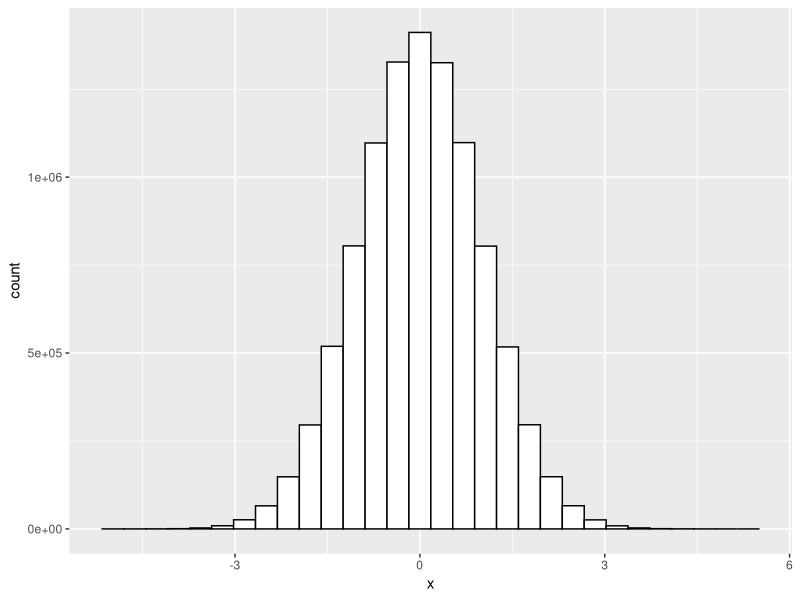
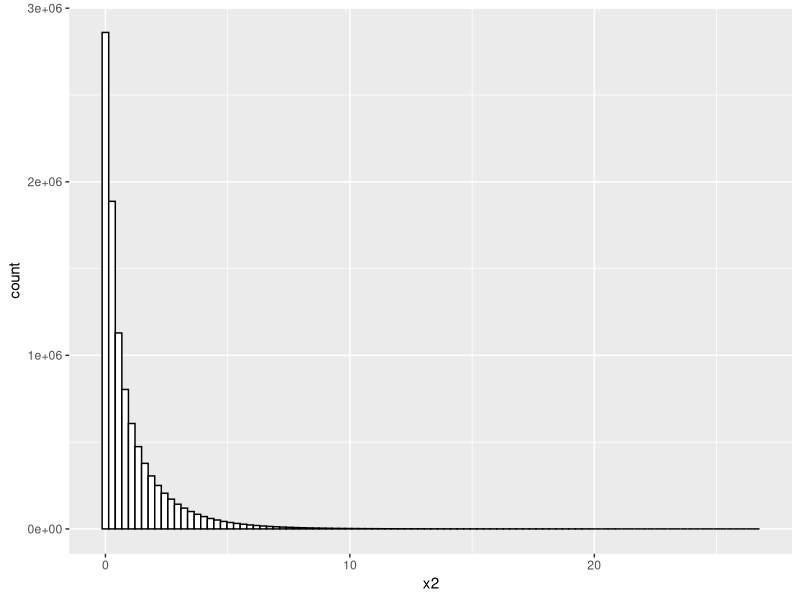
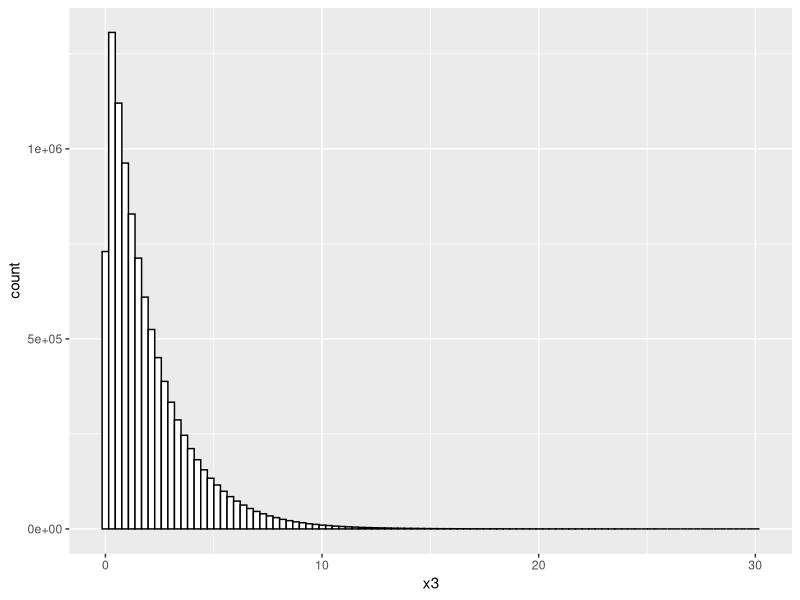
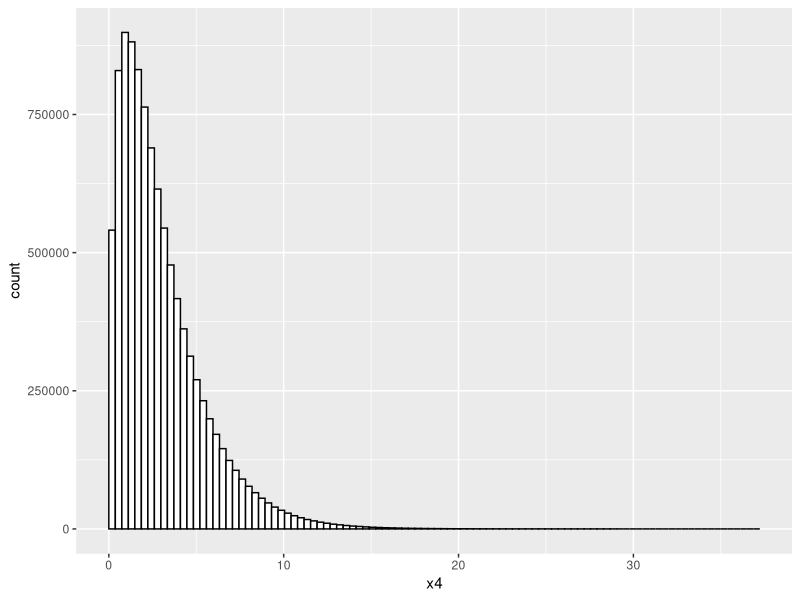
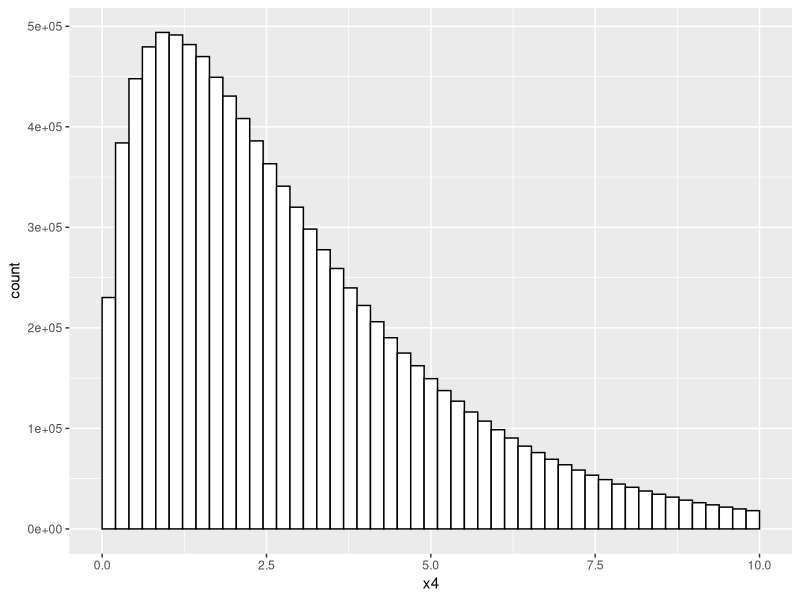
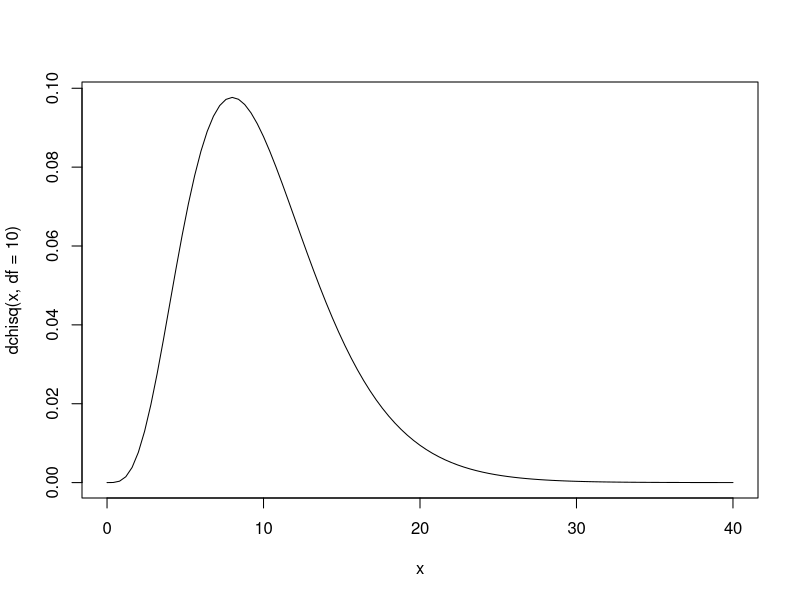
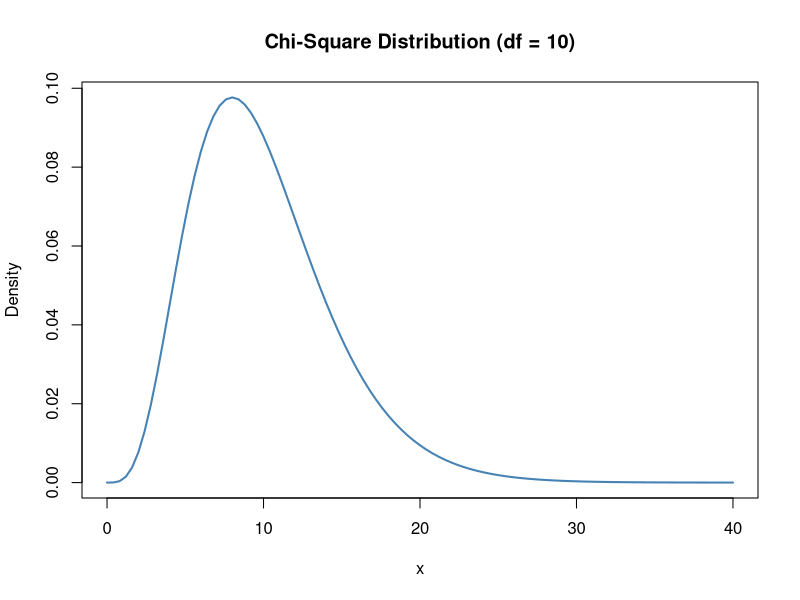
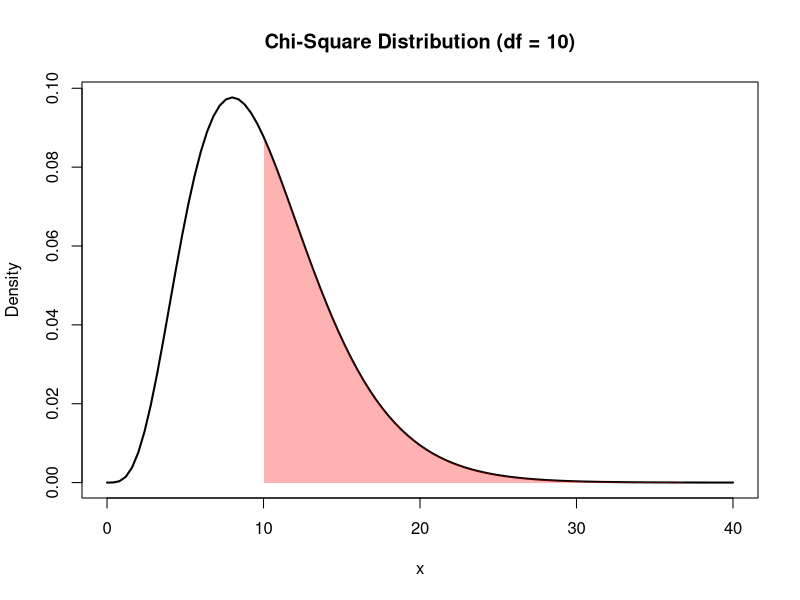

The R source for these figures, in order:
### Chi-squared

x <- rnorm(10000000)
x <- data.frame(x)
x$x2 <- x$x^2

library(tidyverse)
ggplot(x, aes(x)) + geom_histogram(fill='white',color='black')

ggplot(x, aes(x2)) + geom_histogram(fill='white',color='black', bins=100)

mean(x$x2)
var(x$x2)

#2df
x$x3 <- x$x^2 + sample(x$x^2)
ggplot(x, aes(x3)) + geom_histogram(fill='white',color='black', bins=100)

#3df
x$x4 <- x$x^2 + sample(x$x^2)+ sample(x$x^2)
ggplot(x, aes(x4)) + geom_histogram(fill='white',color='black', bins=100, boundary = 0)


ggplot(x, aes(x4)) + 
  geom_histogram(fill='white',color='black', bins=50, boundary = 0)+
  xlim(0,10)

###  https://www.statology.org/plot-chi-square-distribution-in-r/

curve(dchisq(x, df = 10), from = 0, to = 40)

curve(dchisq(x, df = 10), from = 0, to = 40,
      main = 'Chi-Square Distribution (df = 10)', #add title
      ylab = 'Density', #change y-axis label
      lwd = 2, #increase line width to 2
      col = 'steelblue') #change line color to steelblue



#create density curve
curve(dchisq(x, df = 10), from = 0, to = 40,
      main = 'Chi-Square Distribution (df = 10)',
      ylab = 'Density',
      lwd = 2)

#create vector of x values
x_vector <- seq(10, 40)

#create vector of chi-square density values
p_vector <- dchisq(x_vector, df = 10)

#fill in portion of the density plot from 0 to 40
polygon(c(x_vector, rev(x_vector)), c(p_vector, rep(0, length(p_vector))),
        col = adjustcolor('red', alpha=0.3), border = NA)


#create density curve
curve(dchisq(x, df = 10), from = 0, to = 40,
      main = 'Chi-Square Distribution (df = 10)',
      ylab = 'Density',
      lwd = 2)

#create vector of x values
x_vector <- seq(0, 10)

#create vector of chi-square density values
p_vector <- dchisq(x_vector, df = 10)

#fill in portion of the density plot from 0 to 10
polygon(c(x_vector, rev(x_vector)), c(p_vector, rep(0, length(p_vector))),
        col = adjustcolor('red', alpha=0.3), border = NA)




#create density curve
curve(dchisq(x, df = 10), from = 0, to = 40,
      main = 'Chi-Square Distribution (df = 10)',
      ylab = 'Density',
      lwd = 2)

#find upper and lower values for middle 95% of distribution
lower95 <- qchisq(.025, 10)
upper95 <- qchisq(.975, 10)

#create vector of x values
x_lower95 <- seq(0, lower95)

#create vector of chi-square density values
p_lower95 <- dchisq(x_lower95, df = 10)

#fill in portion of the density plot from 0 to lower 95% value
polygon(c(x_lower95, rev(x_lower95)), c(p_lower95, rep(0, length(p_lower95))),
        col = adjustcolor('red', alpha=0.3), border = NA)

#create vector of x values
x_upper95 <- seq(upper95, 40)

#create vector of chi-square density values
p_upper95 <- dchisq(x_upper95, df = 10)

#fill in portion of the density plot for upper 95% value to end of plot
polygon(c(x_upper95, rev(x_upper95)), c(p_upper95, rep(0, length(p_upper95))),
        col = adjustcolor('red', alpha=0.3), border = NA)



#create density curve
curve(dchisq(x, df = 10), from = 0, to = 40,
      main = 'Chi-Square Distribution (df = 10)',
      ylab = 'Density',
      lwd = 2)

#find upper and lower values for middle 95% of distribution
lower95 <- qchisq(.025, 10)
upper95 <- qchisq(.975, 10)

#create vector of x values
x_vector <- seq(lower95, upper95)

#create vector of chi-square density values
p_vector <- dchisq(x_vector, df = 10)

#fill in density plot
polygon(c(x_vector, rev(x_vector)), c(p_vector, rep(0, length(p_vector))),
        col = adjustcolor('red', alpha=0.3), border = NA)